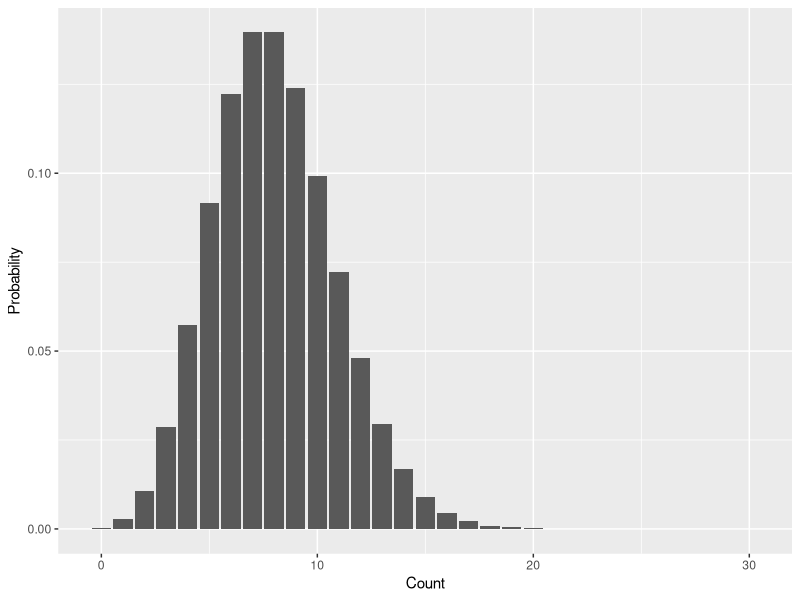

Generate this figure with R:
## ---- chunk 1
#| label: setup

# load all necessary packages
# ... you may need to add to this! can delete this comment once done
library(ggplot2)

## ---- chunk 2
#| label: first-binom-ex

# setup parameters
m <- 0.1
N <- 10

dbinom(1, size = N, prob = m)
## ---- chunk 3
#| label: fig-pois-pmf
#| fig-cap: "Example PMF of the Poisson distribution"

# the range of random variable values we'll
# calculate probabilities for
nn <- 0:30

# the Poisson parameter lambda for the mean value
la <- 8

# store range of values and probabilities in data.frame
pois_pmf <- data.frame(n = nn, d = dpois(nn, la))



ggplot(pois_pmf, aes(n, d)) +
    geom_bar(stat = "identity") +
    xlab("Count") +
    ylab("Probability")
## ---- chunk 4
# remember size = k
dnbinom(0, mu = 8, size = 0.1)
